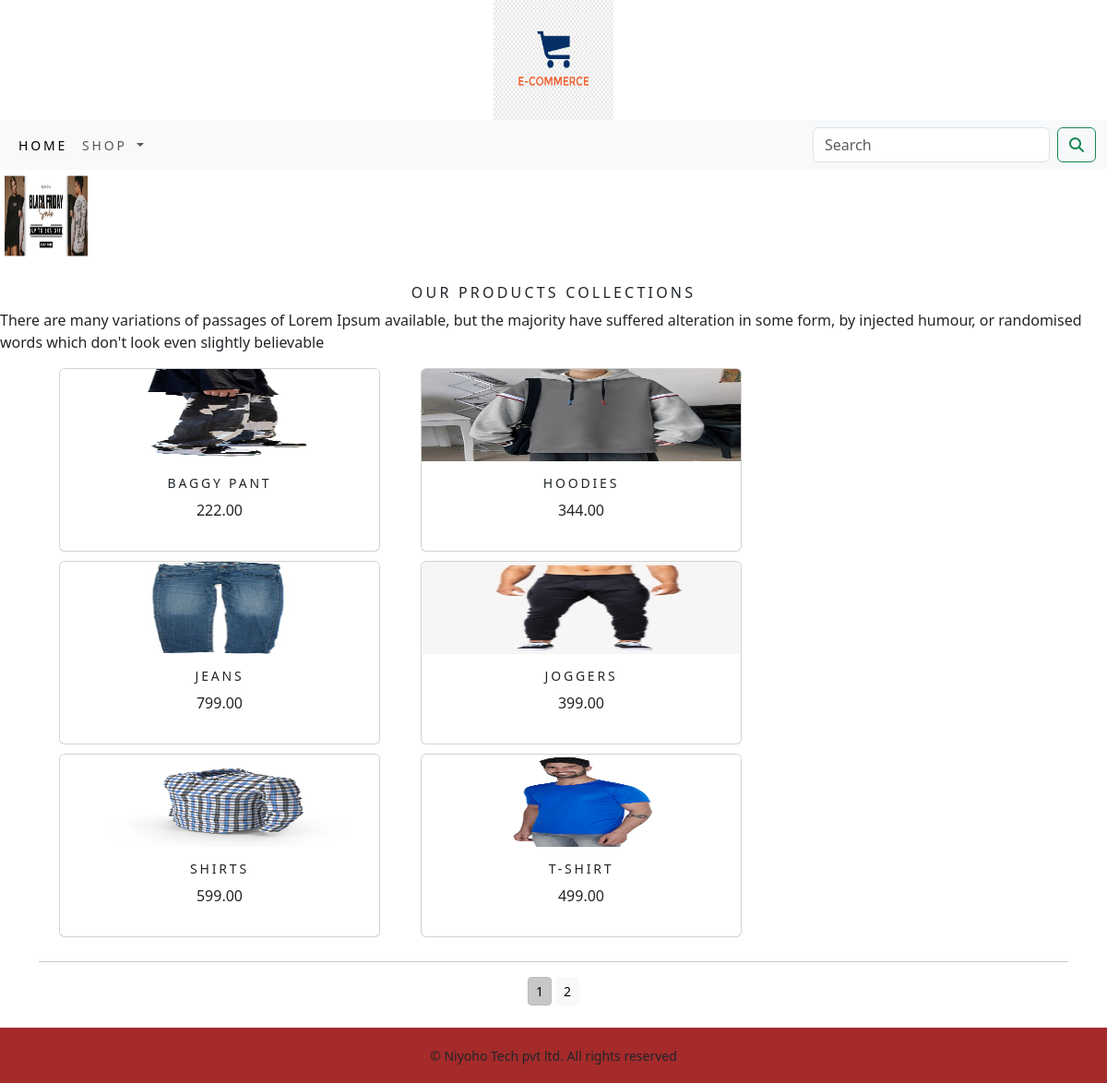
Screenshot of /ecomapp/ with the database file from the repository.
### ecomapp/models.py (models this page shows, shortened)
class product(models.Model):
    name=models.CharField(max_length=250,unique=True)
    slug=models.SlugField(max_length=250,unique=True)
    description=models.TextField(blank=True)
    price=models.DecimalField(max_digits=10,decimal_places=2)
    category=models.ForeignKey(category,on_delete=models.CASCADE)
    image=models.ImageField(upload_to='product',blank=True)
    stock=models.IntegerField()
    available=models.BooleanField(default=True)
    created=models.DateTimeField(auto_now_add=True)
    updated=models.DateTimeField(auto_now=True)
    def get_url(self):
         return reverse('ecomapp:procatdetail',args=[self.category.slug,self.slug])
    class Meta:
        ordering=('name',)
        verbose_name='product'
        verbose_name_plural='products'

### ecomapp/views.py (the view)
# urls.py: path('',views.allproductcat,name="allproductcat"),
def allproductcat(request,c_slug=None):
    c_page=None
    products_list=None
    if c_slug!=None:
        c_page=get_object_or_404(category,slug=c_slug)
        products_list=product.objects.all().filter(category=c_page,available=True)
    else:
         products_list=product.objects.all().filter(available=True)
    paginator=Paginator(products_list,6)
    try:
        page=int(request.GET.get('page','1'))
    except:
        page=1
    try:
        products=paginator.page(page)
    except (EmptyPage,InvalidPage):
        products=paginator.page(paginator.num_pages)
    print(list(products.paginator.page_range))
    return render(request,"category.html",{'category':c_page,'products':products})

### cart/context_processors.py (called while the page is built)
def counter(request):
    item_count=0
    if 'admin' in request.path:
        return {}
    else:
        try:
            cart=Cart.objects.get(Cart_id=_cart_id(request))
            cart_items=CartItem.objects.filter(cart=cart)
            for cart_item in cart_items:
                item_count += cart_item.quantity
        except Cart.DoesNotExist:
            item_count=0
    return dict(item_count=item_count)

### cart/views.py (called while the page is built)
def _cart_id(request):
    cart=request.session.session_key
    if not cart:
        cart=request.session.create()
    return cart

### ecomapp/context_processors.py (called while the page is built)
def menu_links(request):
    links=category.objects.all()
    return dict(links=links)

### ecomapp/models.py (called while the page is built)
    def get_url(self):
            return reverse('ecomapp:products_by_category',args=[self.slug])

### templates/category.html (shortened to what this page needs)
{% extends 'base.html' %}
{% load static %}
{% block content %}
<div class="mx-auto">
    {% if category %}
      <img class="my_image" src="{{category.imge.url}}" alt="{{category.name}}">
</div>
<br>
<div>
    <h1 class="text-center my_title">{{category.name}}</h1>
    <p class="text-justify">{{category.description}}</p>
</div>
    {% else %}
    <div>
<img class="my_image my_image_padding" src="{% static 'img/banner.png' %}"     alt="our Products">
</div>
<br>
<div>
    <h1 class="text-center my_title">Our products collections</h1>
    <p class="text-justify">There are many variations of passages of Lorem Ipsum available, but the majority have suffered alteration in some form, by injected humour, or randomised words which don't look even slightly believable</p>
</div>
    {% endif %}
<div class="container">
    <div class="row mx-auto">
        {% for product in products.object_list %}
        <div class="my_bottom_margin col-9 col-sm-12  col-md-4 xol-lg-4">
            <div class="card text-center" style="min-width: 18rem;">
            <a href="{{product.get_url}}"><img class="card-img-top my_image" src="{{product.image.url}}" alt="{{product.name}}"></a>
         <div class="card-body">
        <h4>{{product.name}}</h4>
        <p>{{product.price}}</p>
       </div>
       </div>
    </div>
    {% endfor %}
</div>
<div aria-colcount="mx-auto">
    {% if products.paginator.num_pages > 1 %}
    <hr>
    <div class="text-center">
        {% for pg in products.paginator.page_range %}
            <a href="?page={{pg}}" class="btn btn-light btn-sm {% if products.number == pg %} active {% endif %}">{{pg}}</a>
        {% endfor %}
    </div>
    {% endif %}
    </div>
</div>
<br>
</div>
{% endblock %}

### templates/base.html (shortened to what this page needs)
{% load static %}
<!DOCTYPE html>
<html lang="en">
<head>
    <link rel="stylesheet" href="{% static 'css/custom.css' %}">
    <link href="{% static 'css/bootstrap.min.css' %}" rel="stylesheet" >
</head>
<body>
    <div>
    {% include 'header.html' %}
    {% include 'nav.html' %}
    {% block content %}
    {% endblock %}
</div>
    {% include 'footer.html' %}
</body>
</html>

### templates/header.html
{% load static %}
<header>
    <center>
       <a href="{%url 'ecomapp:allproductcat' %}"></a><img src="{% static 'img/logo.png'%}" alt="logoimage" width="130px;" height="130px;">
    </center>
</header>

### templates/nav.html (shortened to what this page needs)
<nav class="navbar navbar-expand-lg bg-body-tertiary">
    <div class="container-fluid">
      <div class="collapse navbar-collapse" id="navbarSupportedContent">
        <ul class="navbar-nav me-auto mb-2 mb-lg-0">
          <li class="nav-item">
            <a class="nav-link active" aria-current="page" href="#">Home</a>
          </li>
          <li class="nav-item dropdown {% if 'ecomapp' in request.path %} active {% endif %}">
            <a class="nav-link dropdown-toggle" href="#" role="button" data-bs-toggle="dropdown" aria-expanded="false">
              shop
            </a>
          </li>
        </ul>
        <form class="d-flex" action="{% url 'search_app:SearchResult' %}" method="get">
          <input class="form-control me-2" type="search" placeholder="Search" name="q" aria-label="Search">
          <button class="btn btn-outline-success" type="submit"><i class="fa-solid fa-magnifying-glass"></i></button>
        </form>
      </div>
    </div>
  </nav>

### templates/footer.html
<div class="footer navbar-fixed-bottom my_footer">
   <p class="text-center">&copy; Niyoho Tech pvt ltd. All rights reserved</p>
</div>

### static/css/custom.css (style rules this page uses)
body { font-family: 'Playfair Display', serif; }
.nav-item { letter-spacing: .2em; font-size: 14px; text-transform: uppercase; }
.my_footer { background-color: brown; height: 60px; }
.my_footer p { padding-top: 20px; font-size: 14px; }
.my_image { width: 100px; height: 100px; }
.my_title { font-size: 16px; text-transform: uppercase; letter-spacing: .2em; }
.my_image_padding { padding: 5px; }
.my_bottom_margin { margin: 10px; }
.card-body h4 { font-size: 14px; text-transform: uppercase; letter-spacing: .2em; }

### rows the page displays
product: image (picture), name "BAGGY PANT", price "222.00"
product: image (picture), name "HOODIES", price "344.00"
product: image (picture), name "JEANS", price "799.00"
product: image (picture), name "JOGGERS", price "399.00"
product: image (picture), name "SHIRTS", price "599.00"
product: image (picture), name "T-SHIRT", price "499.00"

### other values shown
{{ pg }} "1" "2"
